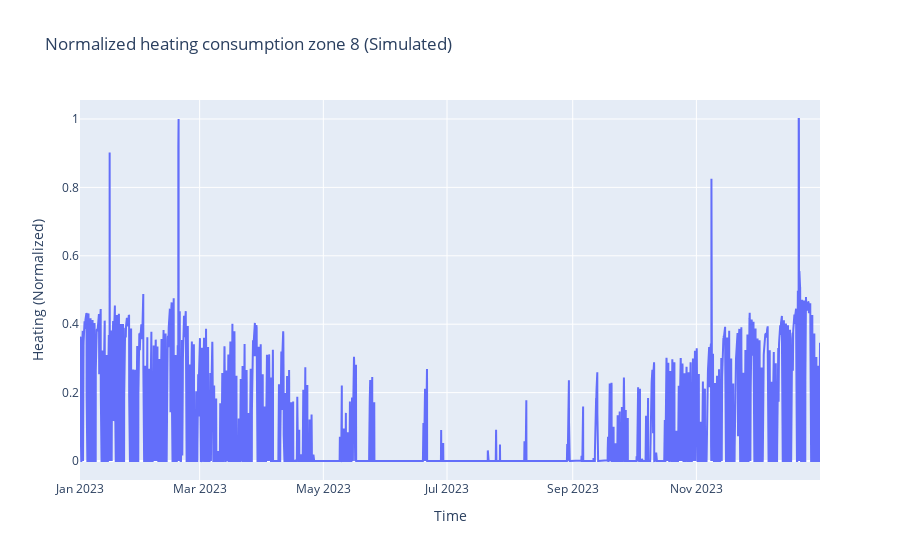

Write notebook code for a chart like this one.
### Code cell
fig = go.Figure()

fig.add_trace(go.Scatter(x=df_fault['Time'], y=df_fault['Local heating units, W, zone 8'], mode='lines', name='Heating consumption zone 8'))

fig.update_layout(
    title="Normalized heating consumption zone 8 (Simulated)",
    xaxis_title="Time",
    yaxis_title="Heating (Normalized)",
    legend_title="Temperature Curves",
    template="plotly",
)

# Show the plot
fig.show()

### Figure 1 — Plotly figure (JSON) as saved in the notebook; plotly's stock layout.template omitted (floating-point values rounded to 4 significant figures; data arrays with more than 128 entries replaced by an {"elided": "..."} marker saying what was removed)
{"data": [{"mode": "lines", "name": "Heating consumption zone 8", "type": "scatter", "x": {"elided": "8760 str values"}, "y": {"elided": "8760 float values"}}], "layout": {"legend": {"title": {"text": "Temperature Curves"}}, "title": {"text": "Normalized heating consumption zone 8 (Simulated)"}, "xaxis": {"title": {"text": "Time"}}, "yaxis": {"title": {"text": "Heating (Normalized)"}}}}
